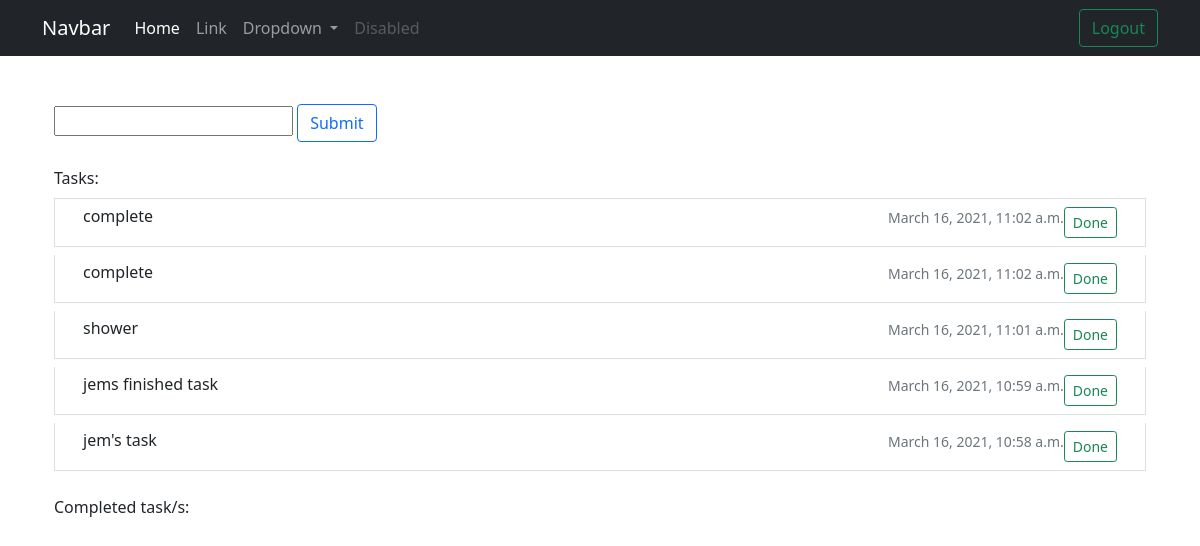
Page / (signed in) on the committed database.
### tasks/models.py (models this page shows, shortened)
class Task(models.Model):
    title = models.CharField(
            max_length = 256,
            blank = False,
            null = False,
        )
    complete = models.BooleanField(
            default= False,
        )
    created = models.DateTimeField(auto_now_add= True)
    author = models.ForeignKey(settings.AUTH_USER_MODEL,on_delete=models.CASCADE,related_name='author')

### tasks/views.py (the view)
# urls.py: path('', views.home, name='home'),
def home(request):
    if request.method == 'POST':
        form = tasks.TaskForm(request.POST)
        if form.is_valid():
           task = form.save(commit=False)
           task.author = request.user
           task.save()
        return redirect('tasks:home')
    else:
        form = tasks.TaskForm()
    context = {
        'form' : form,
        'completed_tasks' : Task.objects.filter(author = request.user).filter(complete = True).order_by('-created'),
        'unfinished_tasks' : Task.objects.filter(author = request.user).filter(complete= False).order_by('-created'),
    }
    return render(request, 'tasks/home.html', context)

### forms/tasks.py
class TaskForm(forms.ModelForm):
    class Meta:
        model = Task
        fields = ['title', 'complete']

### templates/tasks/home.html (shortened to what this page needs)
{% extends 'base.html' %}
{% load app_filters %}
{% block content %}
<div class="container mt-5">
        <form method="POST">
            {{form.title}}
            <input class="btn btn-outline-primary" type="submit">
        </form>
        <div class="mt-4">Tasks:</div>
    {% for task in unfinished_tasks %}
        <a href="#" class="list-group-item list-group-item-action mt-2">
            <div class="d-flex w-100 justify-content-between">
                <div class="container">
                    <div class="row">
                        <div class="col-sm">
                            <h6 class="mb-1">{{ task.title }}</h6>
                        </div>
                        <div class="col-sm">
                            <p class="mb-1 " style="float: right;">
                                <form action="{% url 'tasks:undo' task.id %}" method="POST" style="float: right">
                                    <button type="submit" action="#"class="btn btn-outline-success btn-sm">Done</button>
                                </form>
                                <small class="text-muted" style="float: right;"> {{task.created}} </small>
                            </p>
                        </div>
                    </div>
                </div>
            </div>
        </a>
    {% endfor %}
        <div class="pt-4">Completed task/s:</div>
</div>
{% endblock %}

### templates/base.html (shortened to what this page needs)
<!doctype html>
<html lang="en">
  <head>
    <link href="https://cdn.jsdelivr.net/npm/bootstrap@5.0.0-beta2/dist/css/bootstrap.min.css" rel="stylesheet">
  </head>
  <body>
    {% include 'navbar.html' %}
    <div class="container">
      {% block content %}
      {% endblock %}
    </div>
  </body>
</html>

### templates/navbar.html (shortened to what this page needs)
<nav class="navbar navbar-expand-lg navbar-dark bg-dark" style="width:100%">
  <div class="container">
    <a class="navbar-brand" href="#">Navbar</a>
    <div class="collapse navbar-collapse" id="navbarSupportedContent">
      <ul class="navbar-nav me-auto mb-2 mb-lg-0">
        <li class="nav-item">
          <a class="nav-link active" aria-current="page" href="#">Home</a>
        </li>
        <li class="nav-item">
          <a class="nav-link" href="#">Link</a>
        </li>
        <li class="nav-item dropdown">
          <a class="nav-link dropdown-toggle" href="#" id="navbarDropdown" role="button" data-bs-toggle="dropdown" aria-expanded="false">
            Dropdown
          </a>
        </li>
        <li class="nav-item">
          <a class="nav-link disabled" href="#" tabindex="-1" aria-disabled="true">Disabled</a>
        </li>
      </ul>
      <form class="d-flex">
        <a href="{% if user.is_authenticated %} {% url 'logout' %} {% else %}{% url 'login' %}{% endif %} " class="btn btn-outline-success">{% if user.is_authenticated %}Logout {% else %} Login {% endif %}</a>
      </form>
    </div>
  </div>
</nav>

### rows in the picture
Task: title "complete", created "March 16, 2021, 11:02 a.m."
Task: title "complete", created "March 16, 2021, 11:02 a.m."
Task: title "shower", created "March 16, 2021, 11:01 a.m."
Task: title "jems finished task", created "March 16, 2021, 10:59 a.m."
Task: title "jem's task", created "March 16, 2021, 10:58 a.m."
